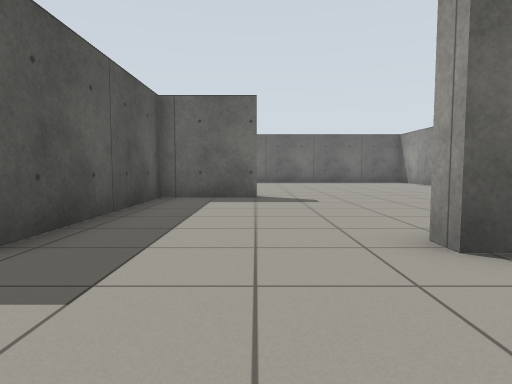
view 1 (above)

17 first-person views from a walk through a robot-simulator world made for Gazebo. The camera is 0.72 m above the floor, tilts 4° down and sees 75° across. The floor is counted in squares, 1 m on a side. Each view is taken from the middle of a square. On the plan, view 1 faces up. The plan holds only what a view shows up to about 10 squares ahead; the rest is blank.

view 2
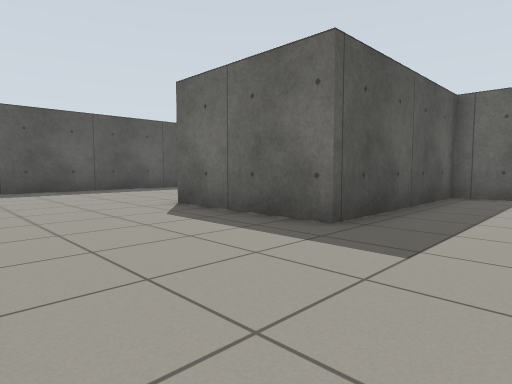

view 3
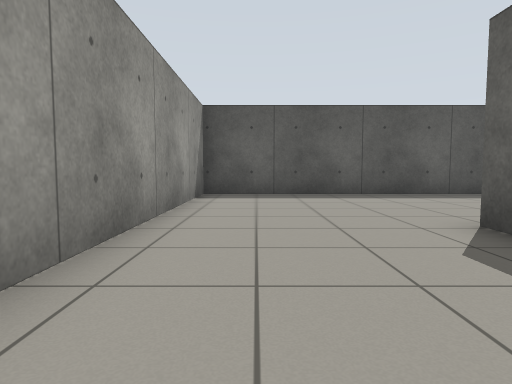

view 4
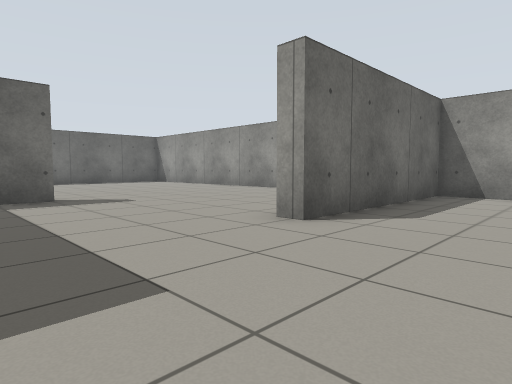

view 5
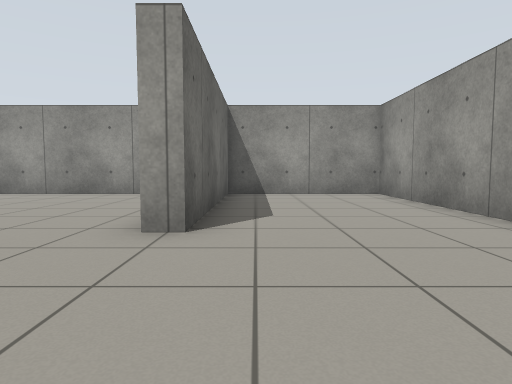

view 6
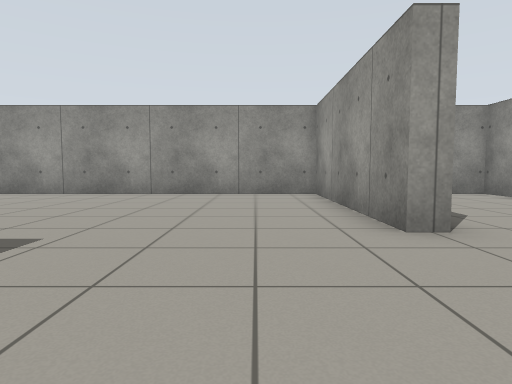

view 7
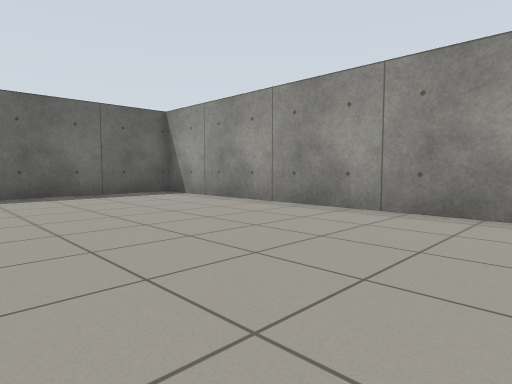

view 8
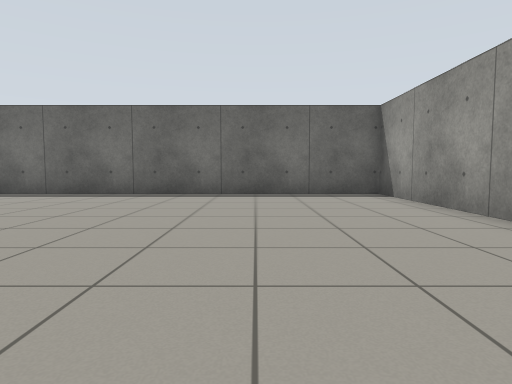

view 9
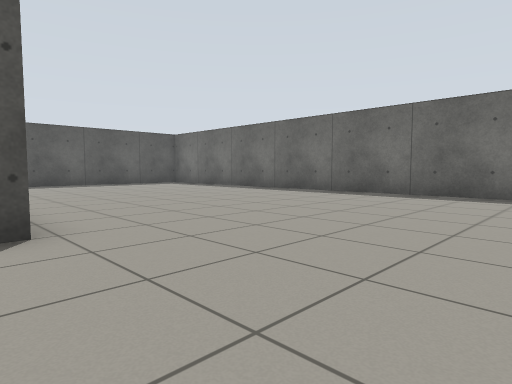

view 10
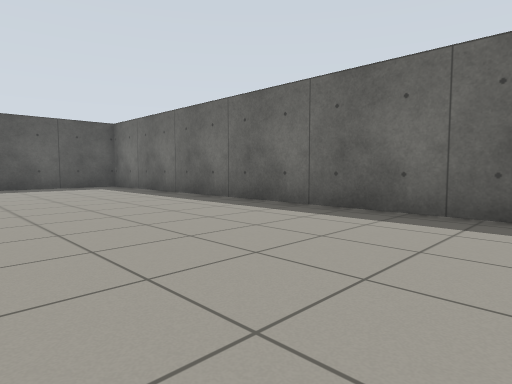

view 11
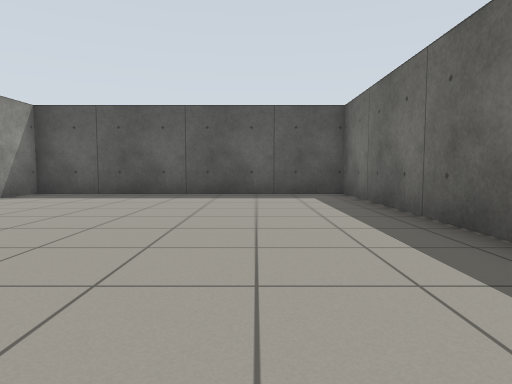

view 12
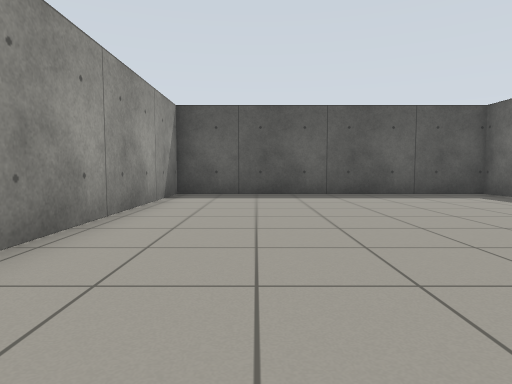

view 13
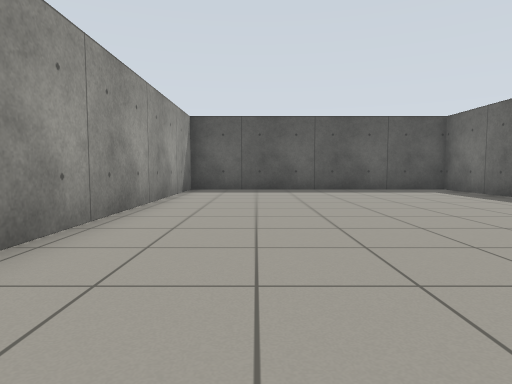

view 14
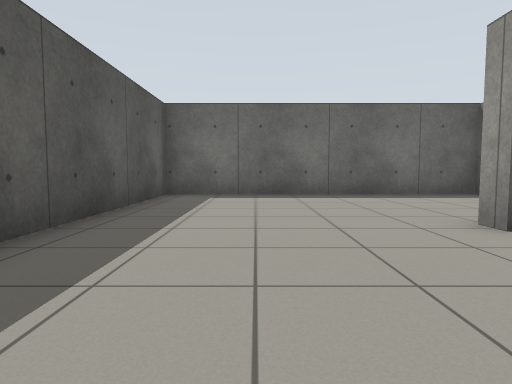

view 15
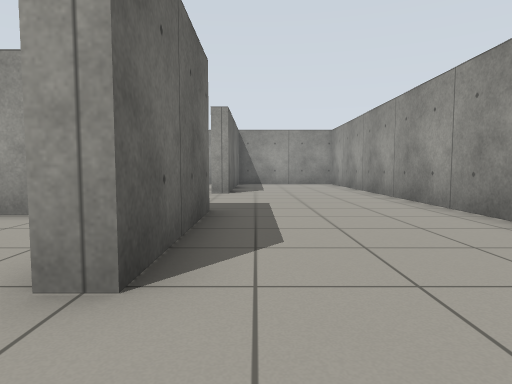

view 16
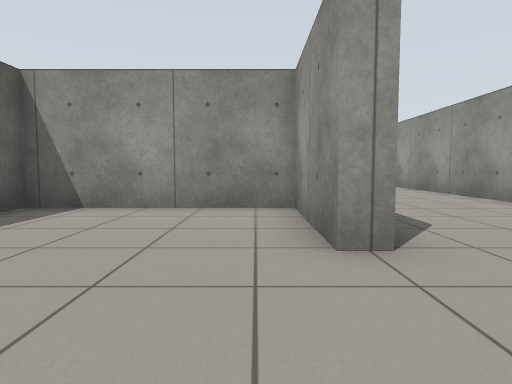

view 17
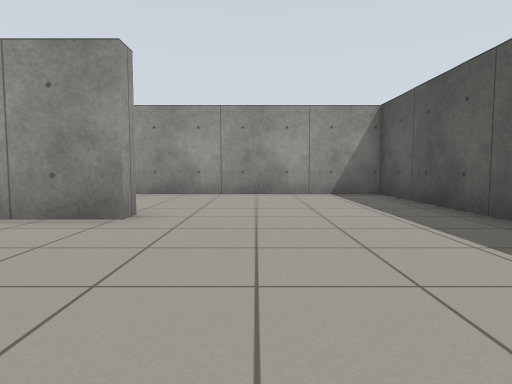

### Floor plan
Points are (right, up) in squares from view 1. A wall is a line through its corners. A room is listed if a view was taken in it or the views show most of it. See-through windows are left out.
Room 1 (views 1, 2, 3, 4, 5, 6, 7, 8, 9, 10, 11, 12, 13, 14, 15, 16, 17)
walls: (0.1, 8.2) (-2.4, 8.2) (-2.4, 2.8) (-6.1, 2.8) (-6.1, 3.3) (-2.9, 3.3) (-2.9, 8.2) (-11.5, 8.2) (-11.5, -1.5) (7.5, -1.5) (7.5, 2.8) (1.7, 2.8) (1.7, 3.3) (7.5, 3.3) (7.5, 17.5) (-11.5, 17.5) (-11.5, 8.8) (-2.9, 8.8)

Positions as (right, up) in squares from view 1, and headings:
1: (0, 0), facing up
2: (0, -1), facing up-left
3: (-2, 0), facing left
4: (-2, 0), facing up-right
5: (-2, 2), facing right
6: (-2, 5), facing right
7: (2, 8), facing up-right
8: (4, 8), facing up
9: (4, 8), facing up-left
10: (2, 12), facing up-left
11: (-2, 15), facing left
12: (-2, 11), facing left
13: (0, 11), facing left
14: (-9, -1), facing up
15: (-8, 2), facing right
16: (-9, 4), facing right
17: (-8, 8), facing down
